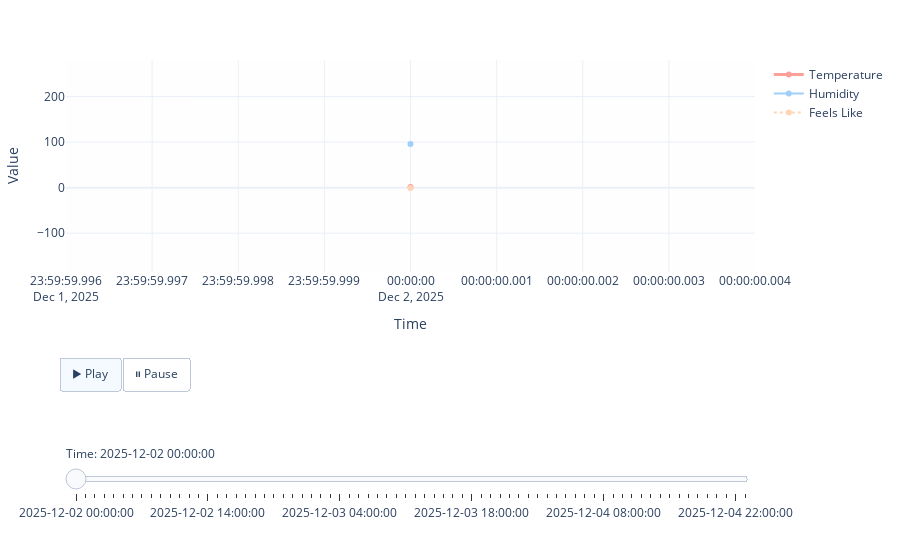

Notebook source saved alongside this figure:
### Markdown cell above
## 🌤️ Interactive Plotly Graph with Day Buttons

This section creates a **fully interactive Plotly chart** for weather forecast:

1. **Traces included**:
   - Temperature (°C)
   - Feels Like (°C)
   - Humidity (%)
2. **Animation**:
   - Each frame reveals all points up to the current timestamp.
   - Play/Pause buttons let the user control the animation.
   - Slider allows manual selection of any time point.
4. **Hover information** shows detailed weather data for each time point:
   - Temperature and Feels Like
   - Humidity
   - Wind speed
   - Precipitation
   - Weather emoji
5. Chart styling includes **custom colors, line styles, markers**, and hover tooltips to enhance readability.
6. The graph can be **exported as HTML** for sharing or embedding in web pages.

### Code cell
# -----------------------------------------
# 📊 Animated Weather Plot (Plotly)
# -----------------------------------------

def create_animated_plot(df):
    """
    Create an animated Plotly line chart that reveals Temperature,
    Humidity, and Feels Like values over time, one point at a time.
    Includes Play/Pause buttons and a slider below the chart.
    """

    # Sort data by time to ensure proper animation order
    df_sorted = df.sort_values("Time").reset_index(drop = True)

    # Colors for each metric
    color_temp = "#FF9F9A"
    color_hum = "#9FCFFB"
    color_feels = "#FFD5B5"

    frames = []

    # -----------------------------------------
    # Build animation frames
    # Each frame reveals all points up to the current time
    # -----------------------------------------
    for i, row in df_sorted.iterrows():

        # Hover text for visible points in this frame
        hover_text = [
                (f"Time: {t}<br>"
                f"Temp: {temp}°C<br>"
                f"Feels: {feels}°C<br>"
                f"Humidity: {hum}%<br>"
                f"Wind: {wind} m/s<br>"
                f"Precip: {prec} mm<br>"
                f"{emoji}")
        
            for t, temp, feels, hum, wind, prec, emoji in zip(
                df_sorted["Time"][:i+1],
                df_sorted["Temperature (°C)"][:i+1],
                df_sorted["Feels Like (°C)"][:i+1],
                df_sorted["Humidity (%)"][:i+1],
                df_sorted["Wind (m/s)"][:i+1],
                df_sorted["Precipitation (mm)"][:i+1],
                df_sorted["Weather Emoji"][:i+1])]

        # Add Temperature, Humidity, and Feels Like traces for this frame
        frames.append(
            go.Frame(
                data = [
                    go.Scatter(
                        x = df_sorted["Time"][:i+1],
                        y = df_sorted["Temperature (°C)"][:i+1],
                        mode = "lines+markers",
                        name = "Temperature",
                        line = dict(color = color_temp, width = 3),
                        marker = dict(size = 6, color = color_temp, opacity = 0.8),
                        hovertext = hover_text,
                        hoverinfo = "text"),
                    
                    go.Scatter(
                        x = df_sorted["Time"][:i+1],
                        y = df_sorted["Humidity (%)"][:i+1],
                        mode = "lines+markers",
                        name = "Humidity",
                        line = dict(color = color_hum, width = 2),
                        marker = dict(size = 5, color = color_hum, opacity = 0.8),
                        hovertext = hover_text,
                        hoverinfo = "text"),
                    
                    go.Scatter(
                        x = df_sorted["Time"][:i+1],
                        y = df_sorted["Feels Like (°C)"][:i+1],
                        mode = "lines+markers",
                        name = "Feels Like",
                        line = dict(color = color_feels, width = 2, dash = "dot"),
                        marker = dict(size = 5, color = color_feels, opacity = 0.8),
                        hovertext = hover_text,
                        hoverinfo = "text"),
                ],
                name = str(row["Time"])))  # frame label for slider

    # -----------------------------------------
    # Initial traces (first visible point)
    # -----------------------------------------
    initial = [
        go.Scatter(
            x = [df_sorted["Time"].iloc[0]],               # X value: first timestamp
            y = [df_sorted["Temperature (°C)"].iloc[0]],   # Y value: first temperature
            mode = "lines+markers",                        # Show line with markers
            name = "Temperature",                          # Trace name
            line = dict(color = color_temp, width = 3)),    # Line color and thickness
         
        go.Scatter(
            x = [df_sorted["Time"].iloc[0]],
            y = [df_sorted["Humidity (%)"].iloc[0]],
            mode = "lines+markers",
            name = "Humidity",
            line = dict(color = color_hum, width = 2)),
                
        go.Scatter(
            x = [df_sorted["Time"].iloc[0]],
            y = [df_sorted["Feels Like (°C)"].iloc[0]],
            mode = "lines+markers",
            name = "Feels Like",
            line = dict(color = color_feels, width = 2, dash = "dot")),
    ]

    fig = go.Figure(data = initial, frames = frames)

    # -----------------------------------------
    # Slider steps for manually selecting frames
    # -----------------------------------------
    slider_steps = [dict(
            method = "animate",   # Action when slider moves: play animation
            args = [[f.name],     # Frame to show (by name)
                    {"frame": {"duration": 300, "redraw": True}, "mode": "immediate"}],  # Animation settings
            label = f.name)        # Label displayed on the slider
        for f in frames]
    
    sliders = [dict(
        active = 0,                # Initial active step
        steps = slider_steps,      # List of slider steps
        x = 0,                     # X position of slider
        y = -0.8,                  # Y position below plot
        xanchor = "left",          # Anchor left horizontally
        yanchor = "top",           # Anchor top vertically
        len = 1,                   # Length of slider (full width)
        pad = {"t": 0, "b": 30},   # Padding around slider (top, bottom)
        currentvalue = {"prefix": "Time: "})]  # Text showing current value
    
    updatemenus = [dict(
        type = "buttons",           # Menu type: buttons
        buttons = [
            dict(
                label = "▶️ Play",  # Play button label
                method = "animate", # Animate frames
                args = [None, {"frame": {"duration": 500, "redraw": True}, "fromcurrent": True}]),
            
            dict(
                label = "⏸️ Pause", # Pause button label
                method = "animate", # Stop animation
                args = [[None], {"frame": {"duration": 0, "redraw": False}, "mode": "immediate"}])],
        
        direction = "left",         # Buttons arranged horizontally
        x = -0.01,                  # X position
        y = -0.4,                   # Y position (below slider)
        xanchor = "left",           # Anchor left horizontally
        yanchor = "top",            # Anchor top vertically
        pad = {"t": 0, "b": 20})]     # Padding around buttons (top, bottom)

    # -----------------------------------------
    # Final layout
    # -----------------------------------------
    fig.update_layout(
        sliders = sliders,          # Add slider to figure
        updatemenus = updatemenus,  # Add play/pause buttons
        xaxis_title = "Time",       # X-axis label
        yaxis_title = "Value",      # Y-axis label
        template = "plotly_white",  # Plotly theme
        plot_bgcolor = "#FEFEFE",   # Plot background color
        margin = dict(l = 40, r = 40, t = 60, b = 120))  # Extra space around plot (esp. bottom for slider/buttons)

    return fig

# -----------------------------------------
# Create and display the animated figure
# -----------------------------------------
fig_anim = create_animated_plot(df)
fig_anim.show()

# Export to HTML (optional)
graph_html = fig_anim.to_html(full_html = False)

### Figure 1 — Plotly figure (JSON) as saved in the notebook; plotly's stock layout.template omitted (floating-point values rounded to 4 significant figures)
{"data": [{"line": {"color": "#FF9F9A", "width": 3}, "mode": "lines+markers", "name": "Temperature", "type": "scatter", "x": ["2025-12-02T00:00:00"], "y": [1.3]}, {"line": {"color": "#9FCFFB", "width": 2}, "mode": "lines+markers", "name": "Humidity", "type": "scatter", "x": ["2025-12-02T00:00:00"], "y": [96]}, {"line": {"color": "#FFD5B5", "dash": "dot", "width": 2}, "mode": "lines+markers", "name": "Feels Like", "type": "scatter", "x": ["2025-12-02T00:00:00"], "y": [-0.9]}], "layout": {"autosize": true, "dragmode": "select", "margin": {"b": 120, "l": 40, "r": 40, "t": 60}, "plot_bgcolor": "#FEFEFE", "sliders": [{"active": 0, "currentvalue": {"prefix": "Time: "}, "len": 1, "pad": {"b": 30, "t": 0}, "steps": [{"args": [["2025-12-02 00:00:00"], {"frame": {"duration": 300, "redraw": true}, "mode": "immediate"}], "label": "2025-12-02 00:00:00", "method": "animate"}, {"args": [["2025-12-02 01:00:00"], {"frame": {"duration": 300, "redraw": true}, "mode": "immediate"}], "label": "2025-12-02 01:00:00", "method": "animate"}, {"args": [["2025-12-02 02:00:00"], {"frame": {"duration": 300, "redraw": true}, "mode": "immediate"}], "label": "2025-12-02 02:00:00", "method": "animate"}, {"args": [["2025-12-02 03:00:00"], {"frame": {"duration": 300, "redraw": true}, "mode": "immediate"}], "label": "2025-12-02 03:00:00", "method": "animate"}, {"args": [["2025-12-02 04:00:00"], {"frame": {"duration": 300, "redraw": true}, "mode": "immediate"}], "label": "2025-12-02 04:00:00", "method": "animate"}, {"args": [["2025-12-02 05:00:00"], {"frame": {"duration": 300, "redraw": true}, "mode": "immediate"}], "label": "2025-12-02 05:00:00", "method": "animate"}, {"args": [["2025-12-02 06:00:00"], {"frame": {"duration": 300, "redraw": true}, "mode": "immediate"}], "label": "2025-12-02 06:00:00", "method": "animate"}, {"args": [["2025-12-02 07:00:00"], {"frame": {"duration": 300, "redraw": true}, "mode": "immediate"}], "label": "2025-12-02 07:00:00", "method": "animate"}, {"args": [["2025-12-02 08:00:00"], {"frame": {"duration": 300, "redraw": true}, "mode": "immediate"}], "label": "2025-12-02 08:00:00", "method": "animate"}, {"args": [["2025-12-02 09:00:00"], {"frame": {"duration": 300, "redraw": true}, "mode": "immediate"}], "label": "2025-12-02 09:00:00", "method": "animate"}, {"args": [["2025-12-02 10:00:00"], {"frame": {"duration": 300, "redraw": true}, "mode": "immediate"}], "label": "2025-12-02 10:00:00", "method": "animate"}, {"args": [["2025-12-02 11:00:00"], {"frame": {"duration": 300, "redraw": true}, "mode": "immediate"}], "label": "2025-12-02 11:00:00", "method": "animate"}, {"args": [["2025-12-02 12:00:00"], {"frame": {"duration": 300, "redraw": true}, "mode": "immediate"}], "label": "2025-12-02 12:00:00", "method": "animate"}, {"args": [["2025-12-02 13:00:00"], {"frame": {"duration": 300, "redraw": true}, "mode": "immediate"}], "label": "2025-12-02 13:00:00", "method": "animate"}, {"args": [["2025-12-02 14:00:00"], {"frame": {"duration": 300, "redraw": true}, "mode": "immediate"}], "label": "2025-12-02 14:00:00", "method": "animate"}, {"args": [["2025-12-02 15:00:00"], {"frame": {"duration": 300, "redraw": true}, "mode": "immediate"}], "label": "2025-12-02 15:00:00", "method": "animate"}, {"args": [["2025-12-02 16:00:00"], {"frame": {"duration": 300, "redraw": true}, "mode": "immediate"}], "label": "2025-12-02 16:00:00", "method": "animate"}, {"args": [["2025-12-02 17:00:00"], {"frame": {"duration": 300, "redraw": true}, "mode": "immediate"}], "label": "2025-12-02 17:00:00", "method": "animate"}, {"args": [["2025-12-02 18:00:00"], {"frame": {"duration": 300, "redraw": true}, "mode": "immediate"}], "label": "2025-12-02 18:00:00", "method": "animate"}, {"args": [["2025-12-02 19:00:00"], {"frame": {"duration": 300, "redraw": true}, "mode": "immediate"}], "label": "2025-12-02 19:00:00", "method": "animate"}, {"args": [["2025-12-02 20:00:00"], {"frame": {"duration": 300, "redraw": true}, "mode": "immediate"}], "label": "2025-12-02 20:00:00", "method": "animate"}, {"args": [["2025-12-02 21:00:00"], {"frame": {"duration": 300, "redraw": true}, "mode": "immediate"}], "label": "2025-12-02 21:00:00", "method": "animate"}, {"args": [["2025-12-02 22:00:00"], {"frame": {"duration": 300, "redraw": true}, "mode": "immediate"}], "label": "2025-12-02 22:00:00", "method": "animate"}, {"args": [["2025-12-02 23:00:00"], {"frame": {"duration": 300, "redraw": true}, "mode": "immediate"}], "label": "2025-12-02 23:00:00", "method": "animate"}, {"args": [["2025-12-03 00:00:00"], {"frame": {"duration": 300, "redraw": true}, "mode": "immediate"}], "label": "2025-12-03 00:00:00", "method": "animate"}, {"args": [["2025-12-03 01:00:00"], {"frame": {"duration": 300, "redraw": true}, "mode": "immediate"}], "label": "2025-12-03 01:00:00", "method": "animate"}, {"args": [["2025-12-03 02:00:00"], {"frame": {"duration": 300, "redraw": true}, "mode": "immediate"}], "label": "2025-12-03 02:00:00", "method": "animate"}, {"args": [["2025-12-03 03:00:00"], {"frame": {"duration": 300, "redraw": true}, "mode": "immediate"}], "label": "2025-12-03 03:00:00", "method": "animate"}, {"args": [["2025-12-03 04:00:00"], {"frame": {"duration": 300, "redraw": true}, "mode": "immediate"}], "label": "2025-12-03 04:00:00", "method": "animate"}, {"args": [["2025-12-03 05:00:00"], {"frame": {"duration": 300, "redraw": true}, "mode": "immediate"}], "label": "2025-12-03 05:00:00", "method": "animate"}, {"args": [["2025-12-03 06:00:00"], {"frame": {"duration": 300, "redraw": true}, "mode": "immediate"}], "label": "2025-12-03 06:00:00", "method": "animate"}, {"args": [["2025-12-03 07:00:00"], {"frame": {"duration": 300, "redraw": true}, "mode": "immediate"}], "label": "2025-12-03 07:00:00", "method": "animate"}, {"args": [["2025-12-03 08:00:00"], {"frame": {"duration": 300, "redraw": true}, "mode": "immediate"}], "label": "2025-12-03 08:00:00", "method": "animate"}, {"args": [["2025-12-03 09:00:00"], {"frame": {"duration": 300, "redraw": true}, "mode": "immediate"}], "label": "2025-12-03 09:00:00", "method": "animate"}, {"args": [["2025-12-03 10:00:00"], {"frame": {"duration": 300, "redraw": true}, "mode": "immediate"}], "label": "2025-12-03 10:00:00", "method": "animate"}, {"args": [["2025-12-03 11:00:00"], {"frame": {"duration": 300, "redraw": true}, "mode": "immediate"}], "label": "2025-12-03 11:00:00", "method": "animate"}, {"args": [["2025-12-03 12:00:00"], {"frame": {"duration": 300, "redraw": true}, "mode": "immediate"}], "label": "2025-12-03 12:00:00", "method": "animate"}, {"args": [["2025-12-03 13:00:00"], {"frame": {"duration": 300, "redraw": true}, "mode": "immediate"}], "label": "2025-12-03 13:00:00", "method": "animate"}, {"args": [["2025-12-03 14:00:00"], {"frame": {"duration": 300, "redraw": true}, "mode": "immediate"}], "label": "2025-12-03 14:00:00", "method": "animate"}, {"args": [["2025-12-03 15:00:00"], {"frame": {"duration": 300, "redraw": true}, "mode": "immediate"}], "label": "2025-12-03 15:00:00", "method": "animate"}, {"args": [["2025-12-03 16:00:00"], {"frame": {"duration": 300, "redraw": true}, "mode": "immediate"}], "label": "2025-12-03 16:00:00", "method": "animate"}, {"args": [["2025-12-03 17:00:00"], {"frame": {"duration": 300, "redraw": true}, "mode": "immediate"}], "label": "2025-12-03 17:00:00", "method": "animate"}, {"args": [["2025-12-03 18:00:00"], {"frame": {"duration": 300, "redraw": true}, "mode": "immediate"}], "label": "2025-12-03 18:00:00", "method": "animate"}, {"args": [["2025-12-03 19:00:00"], {"frame": {"duration": 300, "redraw": true}, "mode": "immediate"}], "label": "2025-12-03 19:00:00", "method": "animate"}, {"args": [["2025-12-03 20:00:00"], {"frame": {"duration": 300, "redraw": true}, "mode": "immediate"}], "label": "2025-12-03 20:00:00", "method": "animate"}, {"args": [["2025-12-03 21:00:00"], {"frame": {"duration": 300, "redraw": true}, "mode": "immediate"}], "label": "2025-12-03 21:00:00", "method": "animate"}, {"args": [["2025-12-03 22:00:00"], {"frame": {"duration": 300, "redraw": true}, "mode": "immediate"}], "label": "2025-12-03 22:00:00", "method": "animate"}, {"args": [["2025-12-03 23:00:00"], {"frame": {"duration": 300, "redraw": true}, "mode": "immediate"}], "label": "2025-12-03 23:00:00", "method": "animate"}, {"args": [["2025-12-04 00:00:00"], {"frame": {"duration": 300, "redraw": true}, "mode": "immediate"}], "label": "2025-12-04 00:00:00", "method": "animate"}, {"args": [["2025-12-04 01:00:00"], {"frame": {"duration": 300, "redraw": true}, "mode": "immediate"}], "label": "2025-12-04 01:00:00", "method": "animate"}, {"args": [["2025-12-04 02:00:00"], {"frame": {"duration": 300, "redraw": true}, "mode": "immediate"}], "label": "2025-12-04 02:00:00", "method": "animate"}, {"args": [["2025-12-04 03:00:00"], {"frame": {"duration": 300, "redraw": true}, "mode": "immediate"}], "label": "2025-12-04 03:00:00", "method": "animate"}, {"args": [["2025-12-04 04:00:00"], {"frame": {"duration": 300, "redraw": true}, "mode": "immediate"}], "label": "2025-12-04 04:00:00", "method": "animate"}, {"args": [["2025-12-04 05:00:00"], {"frame": {"duration": 300, "redraw": true}, "mode": "immediate"}], "label": "2025-12-04 05:00:00", "method": "animate"}, {"args": [["2025-12-04 06:00:00"], {"frame": {"duration": 300, "redraw": true}, "mode": "immediate"}], "label": "2025-12-04 06:00:00", "method": "animate"}, {"args": [["2025-12-04 07:00:00"], {"frame": {"duration": 300, "redraw": true}, "mode": "immediate"}], "label": "2025-12-04 07:00:00", "method": "animate"}, {"args": [["2025-12-04 08:00:00"], {"frame": {"duration": 300, "redraw": true}, "mode": "immediate"}], "label": "2025-12-04 08:00:00", "method": "animate"}, {"args": [["2025-12-04 09:00:00"], {"frame": {"duration": 300, "redraw": true}, "mode": "immediate"}], "label": "2025-12-04 09:00:00", "method": "animate"}, {"args": [["2025-12-04 10:00:00"], {"frame": {"duration": 300, "redraw": true}, "mode": "immediate"}], "label": "2025-12-04 10:00:00", "method": "animate"}, {"args": [["2025-12-04 11:00:00"], {"frame": {"duration": 300, "redraw": true}, "mode": "immediate"}], "label": "2025-12-04 11:00:00", "method": "animate"}, {"args": [["2025-12-04 12:00:00"], {"frame": {"duration": 300, "redraw": true}, "mode": "immediate"}], "label": "2025-12-04 12:00:00", "method": "animate"}, {"args": [["2025-12-04 13:00:00"], {"frame": {"duration": 300, "redraw": true}, "mode": "immediate"}], "label": "2025-12-04 13:00:00", "method": "animate"}, {"args": [["2025-12-04 14:00:00"], {"frame": {"duration": 300, "redraw": true}, "mode": "immediate"}], "label": "2025-12-04 14:00:00", "method": "animate"}, {"args": [["2025-12-04 15:00:00"], {"frame": {"duration": 300, "redraw": true}, "mode": "immediate"}], "label": "2025-12-04 15:00:00", "method": "animate"}, {"args": [["2025-12-04 16:00:00"], {"frame": {"duration": 300, "redraw": true}, "mode": "immediate"}], "label": "2025-12-04 16:00:00", "method": "animate"}, {"args": [["2025-12-04 17:00:00"], {"frame": {"duration": 300, "redraw": true}, "mode": "immediate"}], "label": "2025-12-04 17:00:00", "method": "animate"}, {"args": [["2025-12-04 18:00:00"], {"frame": {"duration": 300, "redraw": true}, "mode": "immediate"}], "label": "2025-12-04 18:00:00", "method": "animate"}, {"args": [["2025-12-04 19:00:00"], {"frame": {"duration": 300, "redraw": true}, "mode": "immediate"}], "label": "2025-12-04 19:00:00", "method": "animate"}, {"args": [["2025-12-04 20:00:00"], {"frame": {"duration": 300, "redraw": true}, "mode": "immediate"}], "label": "2025-12-04 20:00:00", "method": "animate"}, {"args": [["2025-12-04 21:00:00"], {"frame": {"duration": 300, "redraw": true}, "mode": "immediate"}], "label": "2025-12-04 21:00:00", "method": "animate"}, {"args": [["2025-12-04 22:00:00"], {"frame": {"duration": 300, "redraw": true}, "mode": "immediate"}], "label": "2025-12-04 22:00:00", "method": "animate"}, {"args": [["2025-12-04 23:00:00"], {"frame": {"duration": 300, "redraw": true}, "mode": "immediate"}], "label": "2025-12-04 23:00:00", "method": "animate"}], "x": 0, "xanchor": "left", "y": -0.8, "yanchor": "top"}], "updatemenus": [{"buttons": [{"args": [null, {"frame": {"duration": 500, "redraw": true}, "fromcurrent": true}], "label": "▶️ Play", "method": "animate"}, {"args": [[null], {"frame": {"duration": 0, "redraw": false}, "mode": "immediate"}], "label": "⏸️ Pause", "method": "animate"}], "direction": "left", "pad": {"b": 20, "t": 0}, "type": "buttons", "x": -0.01, "xanchor": "left", "y": -0.4, "yanchor": "top"}], "xaxis": {"autorange": false, "range": ["2025-12-01 23:59:59.996", "2025-12-02 00:00:00.004"], "title": {"text": "Time"}, "type": "date"}, "yaxis": {"autorange": false, "range": [-185.3, 280.4], "title": {"text": "Value"}, "type": "linear"}}}
